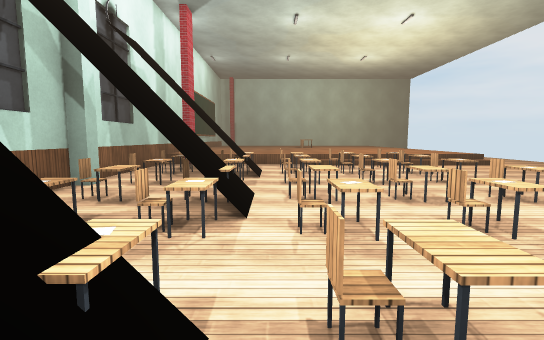
View 1 (above)

22 first-person views from a walk through a Unity game level. The camera is 1.5 m above the floor, tilts 6° down and sees 85° across. The floor is counted in squares, 1 m on a side. Each view is taken from the middle of a square. On the plan, view 1 faces up. The plan holds only what a view shows up to about 15 squares ahead; the rest is blank. The place goes on beyond the plan. Surface patterns are stand-ins for the level's own textures.

View 2
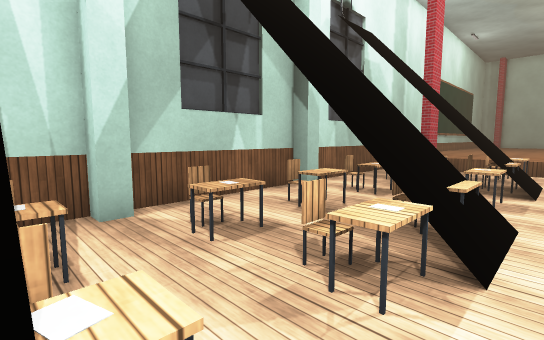

View 3
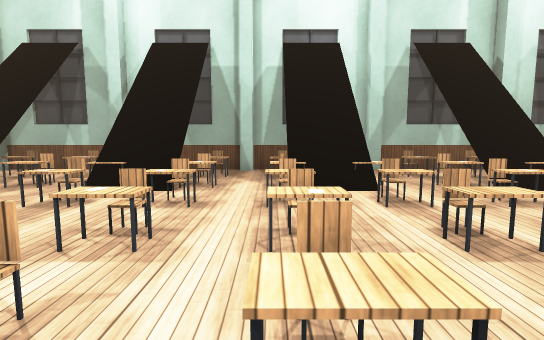

View 4
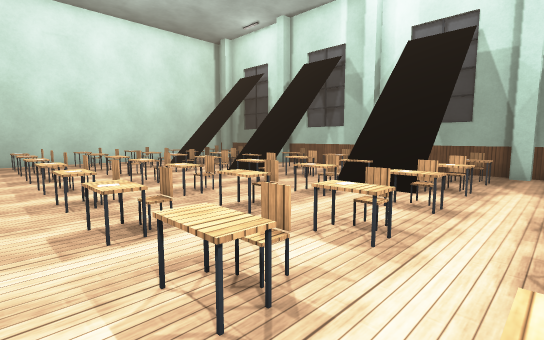

View 5
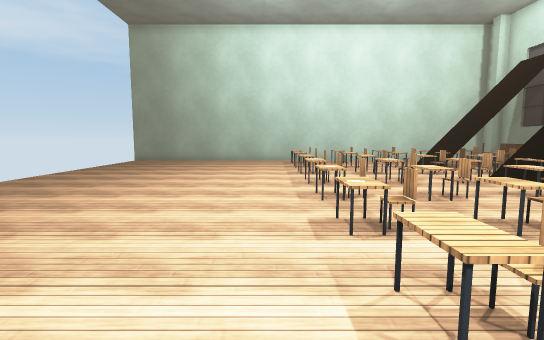

View 6
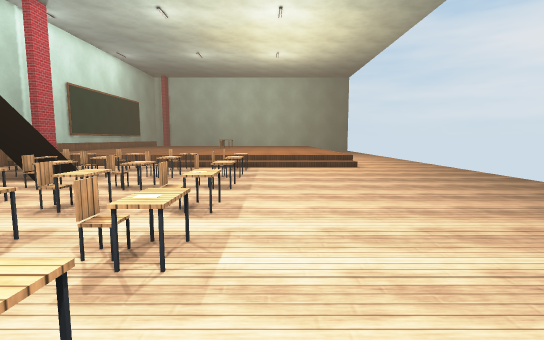

View 7
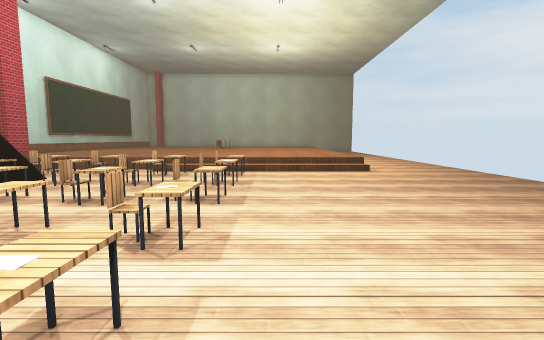

View 8
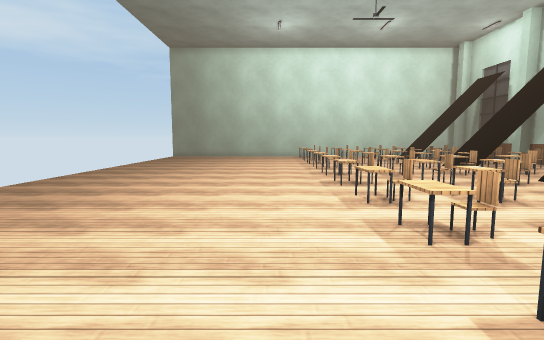

View 9
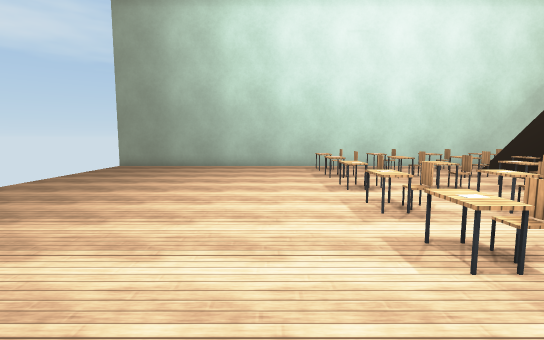

View 10
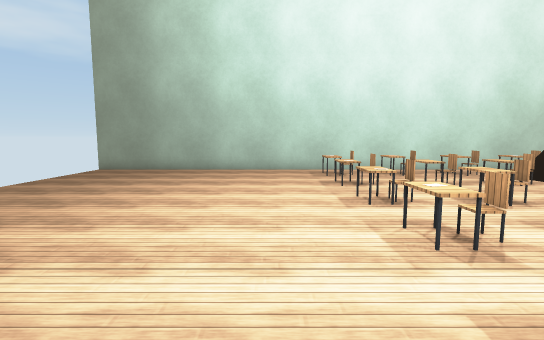

View 11
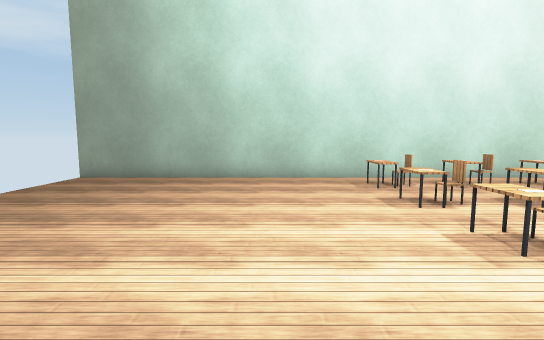

View 12
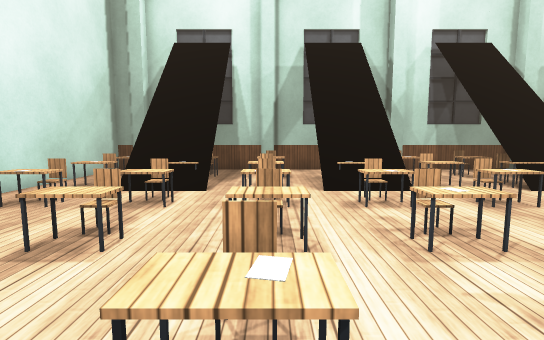

View 13
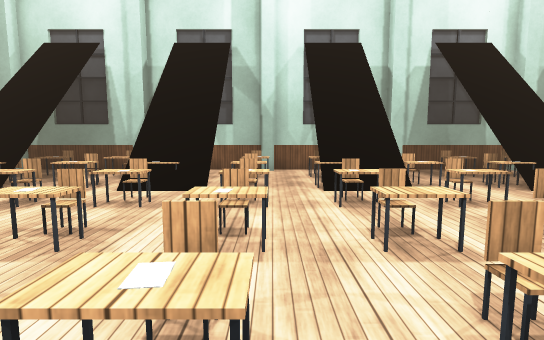

View 14
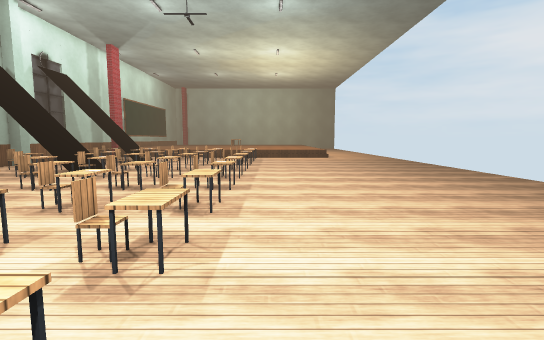

View 15
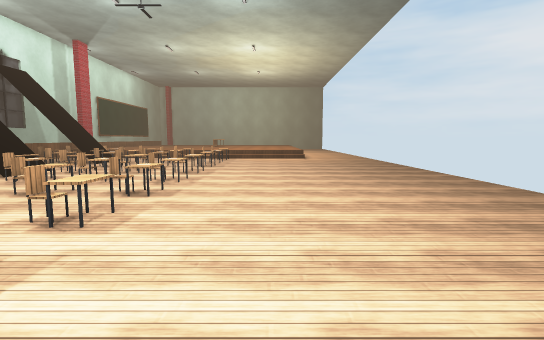

View 16
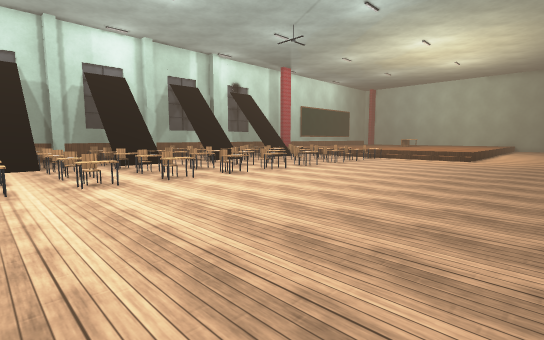

View 17
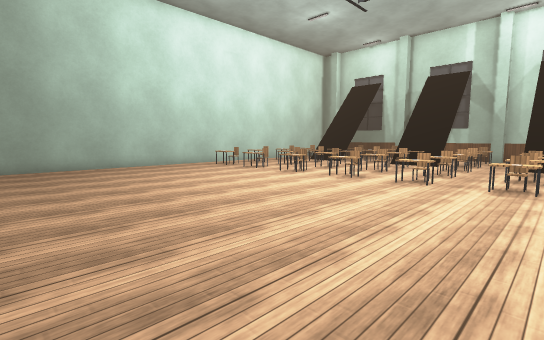

View 18
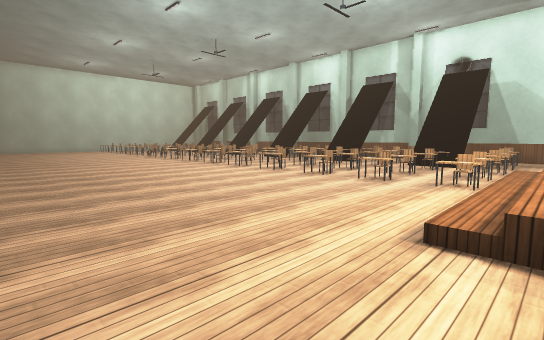

View 19
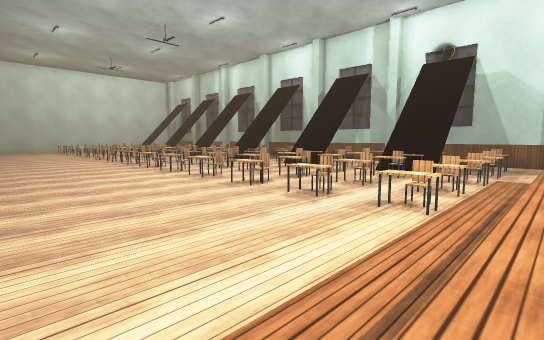

View 20
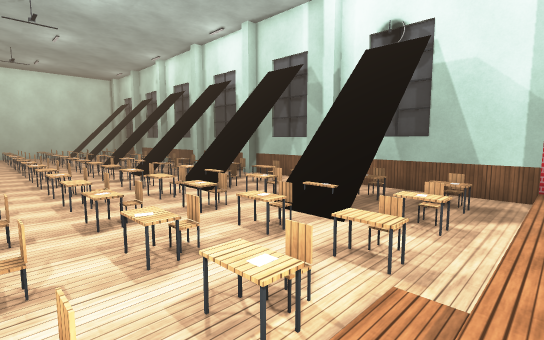

View 21
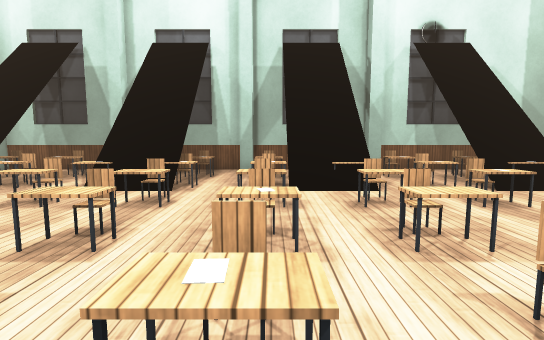

View 22
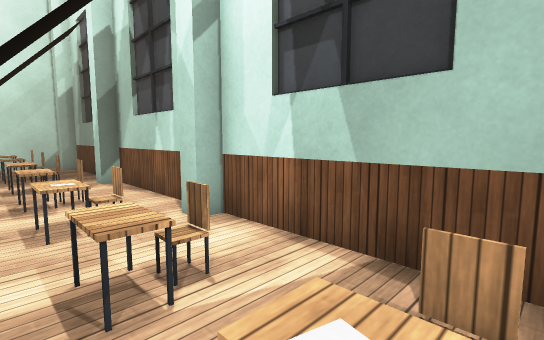

### Floor plan
Key: @ floor where view 1 was taken; # wall or solid block; x gap in a wall; . main floor; : floor 0.25 m higher than the main floor; + floor 0.5 m higher than the main floor; / step, stairs or slope; = window, fence, low wall or low ledge; ^ raised ledge; O other object.
Columns run from 7 left of view 1 to 18 right of it. Each row starts with its distance up from view 1.
 18 # #+++++++++++++++++.....
 17 #.........::/:://///.....
 16 #..=.=^.=.#^.==..........
 15 #.==..^.=.=^.==..........
 14 #....#=..................
 13 #.=^.#=.=.=^.==..........
 12 #....#=..................
 11 #..=..=.=................
 10 ##x=.=^.O..^.=...........
  9 #........................
  8 #..=.#=.#.=^.==..........
  7 #.==.#=.=.#^.=...........
  6 #....#=..................
  5 #..=.#^.^.=^.^^..........
  4 ##.=..=.^................
  3 #..=.........#...........
  2 #..^.#=.#..^.O=..........
  1 #....#=..................
  0 #..=.#=@=.=^.==..........
 -1 #.==..^.=.=^.=...........
 -2 ##.......................
 -3 #.==.=^.=.=^.==..........
 -4 #..=.#=.=..^.=...........
 -5 #....#=..................
 -6 #.=^.#=.^.=^.^^..........
 -7 #.....=..................
 -8 ##.=..^.=..^.==..........
 -9 #.==.=^.=..^.==..........
-10 #....#=..................
-11 #.==.#=.#..^.==..........
-12 #..=.#=.=..^.==..........
-13 #........................
-14 ##=^.=^.O.=^.O=..........
-15 #.....=.=....=...........
-16 #..=.#=.=..=.............
-17 #.==.#=.O.=^.O=..........
-18 #... #=..................
-19 #..= #^.^.=^.=...........
-20 ##x= .^.^.#^.=...........
-21 #  ......................
-22 ##########################

Positions as (right, up) in squares from view 1, and headings:
1: (0, 0), facing up
2: (0, 2), facing up-left
3: (8, -1), facing left
4: (8, -1), facing down-left
5: (8, -1), facing down
6: (8, 1), facing up
7: (8, 3), facing up
8: (9, 4), facing down
9: (9, -5), facing down
10: (9, -7), facing down
11: (10, -10), facing down
12: (8, -14), facing left
13: (8, -8), facing left
14: (8, -7), facing up
15: (10, -6), facing up
16: (17, -6), facing up-left
17: (17, -5), facing down-left
18: (17, 18), facing down-left
19: (13, 18), facing down-left
20: (6, 18), facing down-left
21: (8, 5), facing left
22: (-3, -3), facing down-left
